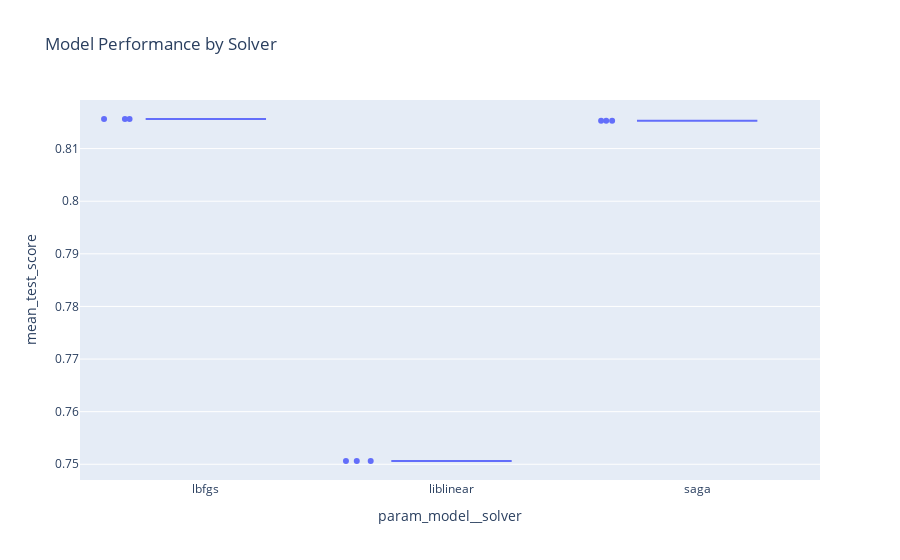

This figure's notebook cell:
### Code cell
fig = px.box(
    results,
    x="param_model__solver",
    y="mean_test_score",
    points="all",
    title="Model Performance by Solver"
)
fig.show()

### Figure 1 — Plotly figure (JSON) as saved in the notebook; plotly's stock layout.template omitted (floating-point values rounded to 4 significant figures)
{"data": [{"alignmentgroup": "True", "boxpoints": "all", "hovertemplate": "param_model__solver=%{x}<br>mean_test_score=%{y}<extra></extra>", "legendgroup": "", "marker": {"color": "#636efa"}, "name": "", "notched": false, "offsetgroup": "", "orientation": "v", "showlegend": false, "type": "box", "x": ["lbfgs", "liblinear", "saga", "lbfgs", "liblinear", "saga", "lbfgs", "liblinear", "saga"], "x0": " ", "xaxis": "x", "y": [0.8156, 0.7506, 0.8153, 0.8156, 0.7506, 0.8153, 0.8156, 0.7506, 0.8153], "y0": " ", "yaxis": "y"}], "layout": {"autosize": true, "boxmode": "group", "legend": {"tracegroupgap": 0}, "title": {"text": "Model Performance by Solver"}, "xaxis": {"anchor": "y", "autorange": true, "domain": [0, 1], "range": [-0.5127, 2.5], "title": {"text": "param_model__solver"}, "type": "category"}, "yaxis": {"anchor": "x", "autorange": true, "domain": [0, 1], "range": [0.747, 0.8192], "title": {"text": "mean_test_score"}, "type": "linear"}}}
